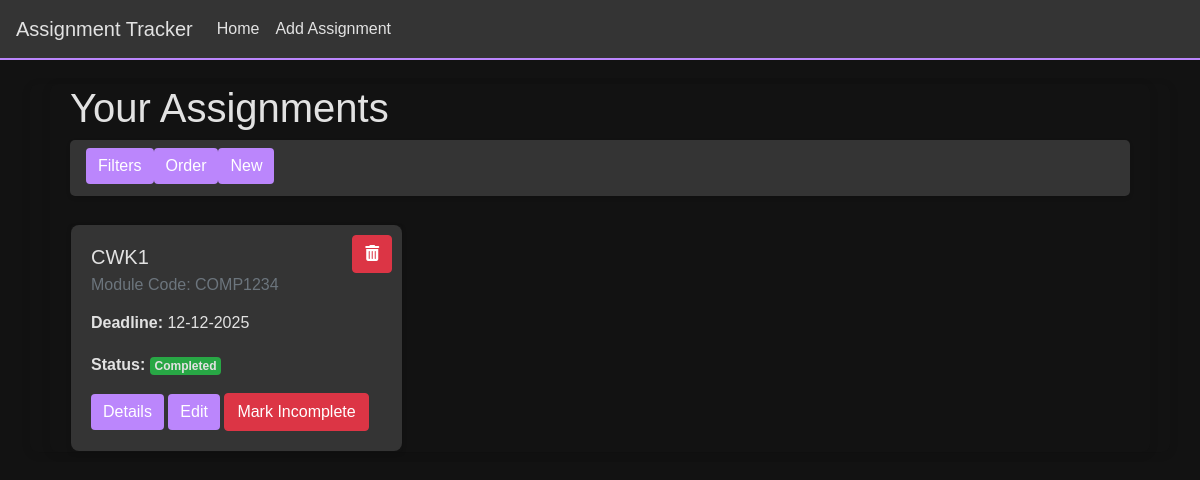
The page / on the database its author committed.
### app/models.py (models this page shows, shortened)
class Assignment(db.Model):
    id = db.Column(db.Integer, primary_key=True)
    title = db.Column(db.String(100), nullable=False)  # Assessment title
    module_code = db.Column(db.String(20), nullable=False)  # Module code
    deadline = db.Column(db.DateTime, nullable=False)  # Deadline date
    description = db.Column(db.Text, nullable=True)  # Short description
    is_completed = db.Column(db.Boolean, default=False)  # Completion status
    date_created = db.Column(db.DateTime, default=datetime.utcnow)  # Timestamp for when the assignment was added

### app/views.py (the view)
@app.route('/')
def index():
    assignments = Assignment.query.all()
    csrf_token = generate_csrf()
    modules = set(assignment.module_code for assignment in assignments)
    return render_template("homePage.html", assignments=assignments, csrf_token=csrf_token, modules=modules)

### app/templates/homePage.html (shortened to what this page needs)
{% extends "base.html" %}
{% block head%}
<link rel="stylesheet" href="../static/homeStyles.css">
<link href="https://cdnjs.cloudflare.com/ajax/libs/font-awesome/6.0.0-beta3/css/all.min.css" rel="stylesheet">
{% endblock %}
{% block content %}
<div class="container mt-0">
    <h1 class="">Your Assignments</h1>
    <div class="button-navbar d-flex flex-column mb-1">
        <div class="d-flex  mb-1">
            <button id="toggle-filters" class="btn btn-primary">Filters</button>
            <button id="order-by" class="btn btn-primary">Order</button>
            <a href="/add-assignment" id="new-task" class="btn btn-primary">New</a>
        </div>
    </div>
    <div class="row d-flex">
        {% for assignment in assignments %}
        <div class="col-md-4 assignment-card" data-status="{{ 'completed' if assignment.is_completed else 'incomplete' }}" data-module-code="{{ assignment.module_code }}" data-title="{{ assignment.title | lower }}">
            <div class="card mt-4 shadow-sm">
                <div class="card-body">
                    <h5 class="card-title">{{ assignment.title }}</h5>
                    <h6 class="card-subtitle mb-2 text-muted">Module Code: {{ assignment.module_code }}</h6>
                    <p class="card-text">
                        <p class="dateP" data-deadline="{{assignment.deadline.strftime('%d-%m-%Y')}}"><strong>Deadline:</strong> {{ assignment.deadline.strftime('%d-%m-%Y') }}</p>
                        <strong>Status:</strong>
                        {% if assignment.is_completed %}
                            <span class="badge bg-success">Completed</span>
                        {% else %}
                            <span class="badge bg-danger">Incomplete</span>
                        {% endif %}
                    </p>
                    <a href="/view-assignment/{{ assignment.id }}" class="btn btn-primary">Details</a>
                    <a href="/edit-assignment/{{ assignment.id }}" class="btn btn-primary" >Edit</a>
                    <form action="{{ url_for('toggle_complete', assignment_id=assignment.id) }}" method="POST" style="display:inline;">
                        {% if assignment.is_completed %}
                            <button type="submit" class="btn btn-danger">Mark Incomplete</button>
                        {% else %}
                            <button type="submit" class="btn btn-success">Mark Complete</button>
                        {% endif %}
                    </form>
                    <form action="/delete-assignment/{{ assignment.id }}" method="POST" style="display:inline;" onsubmit="return confirm('Are you sure you want to delete this task? This cannot be undone!');">
                        <button type="submit" class="btn btn-danger delete-btn"><i class="fas fa-trash-alt"></i></button>
                    </form>
                </div>
            </div>
        </div>
        {% else %}
            <div class="card-body" id="no-tasks-message" style="display: none;">You have no assignments!</div>
        {% endfor %}
    </div>
</div>
{% endblock %}

### app/static/homeStyles.css (style rules this page uses)
body { font-family: Arial, sans-serif; background-color: #121212; color: #D5D5D5; line-height: 1.6; }
.button-navbar { background-color: #343434; padding: 0.5rem 1rem; border-radius: 5px; box-shadow: 0 2px 4px #0000001a; }
.btn-primary { background-color: #BB86FC; border-color: #BB86FC; color: #343434; transition: background-color 0.3s ease; }
.card { background-color: #121212 !important; }
.card-body { background-color: #343434; border-radius: 0.5rem; padding: 0; margin: 0; color: #e2e2e2; }
.card-title { color: #e2e2e2; background-color: #343434; }
.badge.bg-success { background-color: #4CAF50; }
.assignment-card { position: relative; }
.delete-btn { position: absolute; top: 10px; right: 10px; background-color: transparent; border: none; color: red; font-size: 20px; width: auto; height: auto; padding: 0; line-height: normal; }

### app/static/baseStyles.css (style rules this page uses)
body { font-family: Arial, sans-serif; background-color: #121212; color: #E2E2E2; line-height: 1.6; }
.container { padding-left: 20px; padding-right: 20px; background-color: #121212; border-radius: 0.5rem; box-shadow: 0 2px 10px rgba(0, 0, 0, 0.1); }
.btn-primary { background-color: #BB86FC; border: none; }

### rows shown on the page
Assignment: title "CWK1", module_code "COMP1234", deadline "12-12-2025", is_completed "Completed"
